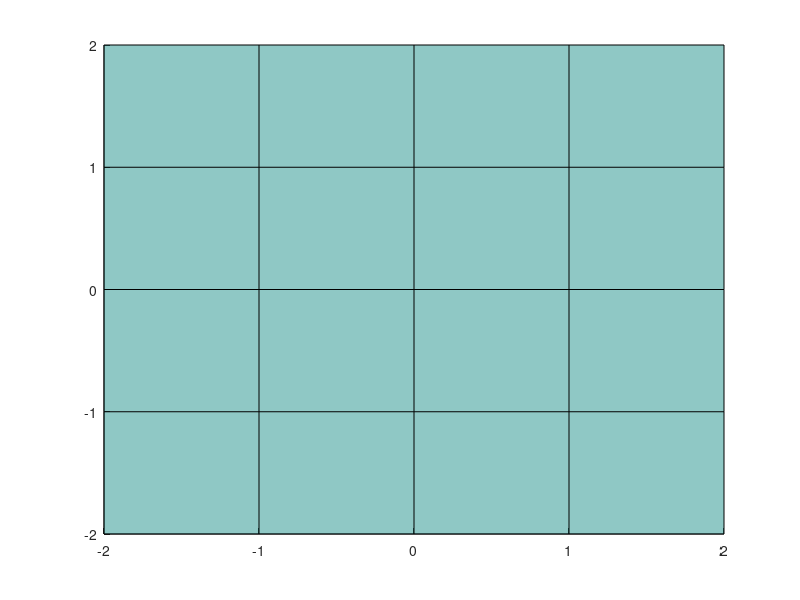

MATLAB code to generate this figure: (Note: this script raises an error after producing the figure.)
addpath(genpath("TwistCalculation/twistAndScrew"));%旋量相关
addpath(genpath("TwistCalculation/drawPic"));%旋量相关
addpath(genpath("Utils"));%矩阵相关
% 初始位置
p0 = [0; 0; 0];

% 初始速度旋量
V0 = [0.5; 0.3; 0.7; 0.2; 0.4; 0.6];

% 场范围
distance = 1;
num=2;
range =num*distance;
% 要显示的模式：'all', 'w', 'v', 'null'
showType = 'v';
% showType = 'all';
% 缩放比例
rate = 0.5;

hold on
[x, y] = meshgrid(-range:distance:range, -range:distance:range);
z = p0(3) * ones(size(x));
surf(x, y, z, 'FaceAlpha', 0.5);

% 调用 showTwistFiled 函数显示速度场
showTwistPlane(p0, V0, num, distance, showType, rate);
% showTwistFiled(p0, V0, num, distance, showType, rate);

% 设置相机的角度
azimuth = 45; % 方位角
elevation = 30; % 仰角
view(azimuth, elevation); % 设置相机角度

axis equal
